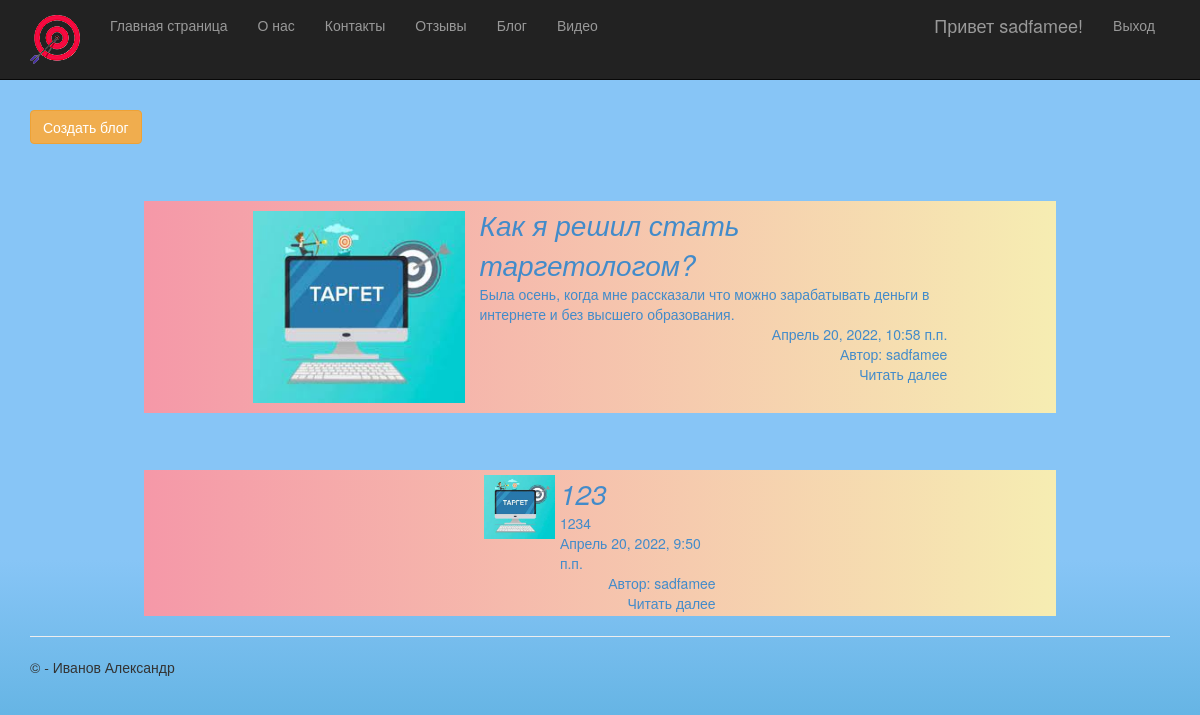
/blogs/ (signed in), run on the app's committed database.
### app/models.py (models this page shows, shortened)
class Blog(models.Model):
    title = models.CharField(max_length = 80, unique_for_date = "posted", verbose_name = "Заголовок")
    description = models.TextField(verbose_name = "Краткое описание")
    content = models.TextField(verbose_name = "Полное содержание")
    posted = models.DateTimeField(default = datetime.now(), db_index = True, verbose_name = "Опубликована")
    author = models.ForeignKey(User, null=True, blank=True, on_delete = models.SET_NULL, verbose_name = "Автор")
    image = models.ImageField(upload_to='images/', default = 'images.jpg', verbose_name = "Путь к картинке")

### app/views.py (the view)
# urls.py: path('blogs/', views.blogs, name='blogs'),
def blogs(request):
    lastblogs=Blog.objects.order_by('-posted')[:10]
    template = loader.get_template('app/blogs.html')
    context = {
    'lastblogs': lastblogs,
}
    return render(request, 'app/blogs.html',context)

### app/templates/app/blogs.html
﻿{% extends "app/layout.html" %}
{% block content %}
{% if user.is_superuser %}
<a class="btn btn-warning" href="{% url 'create' %}">Создать блог</a>
{% endif %}
{% if lastblogs %}
{% for blog in lastblogs %}
<div class="blockpost">
    <div class="blocks">
        <div class="block0">
            <figure>
                <a><img src="{{ blog.image.url }}"></a>
            </figure>
        </div>
        <div class="block1">
            <a style="font-size: 28px;"><i>{{ blog.title }}</i></a>
            <a style="align-self:flex-start;">{{ blog.description }}</a>
            <a style="align-self:flex-end;">{{ blog.posted }}</a>
            <a style="align-self:flex-end;">Автор: {{ blog.author }}</a>
            <a style="align-self:flex-end;" href="{% url 'detals' blog.id %}">Читать далее</a>
        </div>
    </div>
</div>
{% endfor %}
{% endif %}
{% endblock %}

### app/templates/app/loginpartial.html (shortened to what this page needs)
﻿{% if user.is_authenticated %}
<form id="logoutForm" action="/logout/" method="post" class="navbar-right">
    <ul class="nav navbar-nav navbar-right">
        <li><span class="navbar-brand">Привет {{ user.username }}!</span></li>
        <li><a href="javascript:document.getElementById('logoutForm').submit()">Выход</a></li>
    </ul>
</form>
{% else %}
<ul class="nav navbar-nav navbar-right">
    <li><a href="{% url 'login' %}">Вход</a></li>
    <li><a href="{% url 'registr' %}">Регистрация</a></li>
</ul>
{% endif %}

### app/static/app/content/site.css (style rules this page uses)
body { padding-top: 90px; padding-bottom: 20px; background: -webkit-linear-gradient(0deg, rgb(84, 172, 219), rgb(135, 197, 246) 30%); background: -moz-linear-gradient(0deg, rgb(84, 172, 219), rgb(135, 197, 246) 30%); background: linear-gradient(0deg, rgb(84, 172, 219), rgb(135, 197, 246) 30%); }
.blockpost { transition: all 400ms ease-in-out; display: flex; flex-direction: column; align-items: center; width: 80%; padding: 3px; margin-top: 5%; margin-left: 10%; background: linear-gradient(90deg, #f598a8, #f6edb2) no-repeat; justify-content: space-around; }
figure img { float: left; margin: 1% 2% 1% 1%; width: 30%; }
.block1 { display: flex; flex-direction: column; justify-content: flex-end; margin-right: 1%; }

### data on the page
Blog: image (picture), title "Как я решил стать таргетологом?", description "Была осень, когда мне рассказали что можно зарабатывать деньги в интернете и без высшего образования.", posted "Апрель 20, 2022, 10:58 п.п.", author "sadfamee"
Blog: image (picture), title "123", description "1234", posted "Апрель 20, 2022, 9:50 п.п.", author "sadfamee"

### other printed values
{{ user.username }} "sadfamee"
